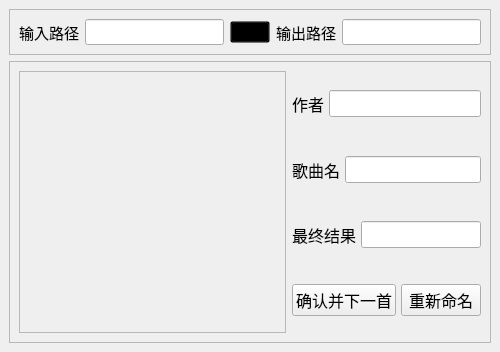
<?xml version="1.0" encoding="UTF-8"?>
<ui version="4.0">
 <class>RenameSongPage</class>
 <widget class="QWidget" name="RenameSongPage">
  <property name="geometry">
   <rect>
    <x>0</x>
    <y>0</y>
    <width>500</width>
    <height>352</height>
   </rect>
  </property>
  <property name="windowTitle">
   <string>Form</string>
  </property>
  <layout class="QVBoxLayout" name="verticalLayout">
   <property name="spacing">
    <number>0</number>
   </property>
   <property name="leftMargin">
    <number>0</number>
   </property>
   <property name="topMargin">
    <number>0</number>
   </property>
   <property name="rightMargin">
    <number>0</number>
   </property>
   <property name="bottomMargin">
    <number>0</number>
   </property>
   <item>
    <widget class="QFrame" name="frame">
     <property name="frameShape">
      <enum>QFrame::Shape::NoFrame</enum>
     </property>
     <property name="frameShadow">
      <enum>QFrame::Shadow::Raised</enum>
     </property>
     <layout class="QVBoxLayout" name="verticalLayout_2">
      <item>
       <widget class="QFrame" name="frame_2">
        <property name="frameShape">
         <enum>QFrame::Shape::StyledPanel</enum>
        </property>
        <property name="frameShadow">
         <enum>QFrame::Shadow::Raised</enum>
        </property>
        <layout class="QHBoxLayout" name="horizontalLayout">
         <item>
          <widget class="QLabel" name="label">
           <property name="font">
            <font>
             <pointsize>11</pointsize>
            </font>
           </property>
           <property name="text">
            <string>输入路径</string>
           </property>
          </widget>
         </item>
         <item>
          <widget class="QLineEdit" name="InputInputDir">
           <property name="font">
            <font>
             <pointsize>11</pointsize>
            </font>
           </property>
          </widget>
         </item>
         <item>
          <widget class="QPushButton" name="ChangeInputOutputStatue">
           <property name="styleSheet">
            <string notr="true">background-color : transparent;</string>
           </property>
           <property name="text">
            <string/>
           </property>
           <property name="icon">
            <iconset resource="../images.qrc">
             <normaloff>:/images/arrow-right_02.png</normaloff>:/images/arrow-right_02.png</iconset>
           </property>
           <property name="iconSize">
            <size>
             <width>50</width>
             <height>20</height>
            </size>
           </property>
          </widget>
         </item>
         <item>
          <widget class="QLabel" name="label_2">
           <property name="font">
            <font>
             <pointsize>11</pointsize>
            </font>
           </property>
           <property name="text">
            <string>输出路径</string>
           </property>
          </widget>
         </item>
         <item>
          <widget class="QLineEdit" name="InputOutputDir">
           <property name="font">
            <font>
             <pointsize>11</pointsize>
            </font>
           </property>
          </widget>
         </item>
        </layout>
       </widget>
      </item>
      <item>
       <widget class="QFrame" name="frame_3">
        <property name="sizePolicy">
         <sizepolicy hsizetype="Preferred" vsizetype="Preferred">
          <horstretch>0</horstretch>
          <verstretch>1</verstretch>
         </sizepolicy>
        </property>
        <property name="frameShape">
         <enum>QFrame::Shape::StyledPanel</enum>
        </property>
        <property name="frameShadow">
         <enum>QFrame::Shadow::Raised</enum>
        </property>
        <layout class="QHBoxLayout" name="horizontalLayout_2">
         <item>
          <widget class="QFrame" name="charContainer">
           <property name="sizePolicy">
            <sizepolicy hsizetype="Preferred" vsizetype="Preferred">
             <horstretch>2</horstretch>
             <verstretch>0</verstretch>
            </sizepolicy>
           </property>
           <property name="frameShape">
            <enum>QFrame::Shape::StyledPanel</enum>
           </property>
           <property name="frameShadow">
            <enum>QFrame::Shadow::Raised</enum>
           </property>
          </widget>
         </item>
         <item>
          <widget class="QFrame" name="frame_5">
           <property name="sizePolicy">
            <sizepolicy hsizetype="Preferred" vsizetype="Preferred">
             <horstretch>1</horstretch>
             <verstretch>0</verstretch>
            </sizepolicy>
           </property>
           <property name="frameShape">
            <enum>QFrame::Shape::NoFrame</enum>
           </property>
           <property name="frameShadow">
            <enum>QFrame::Shadow::Raised</enum>
           </property>
           <layout class="QVBoxLayout" name="verticalLayout_3">
            <property name="spacing">
             <number>0</number>
            </property>
            <property name="leftMargin">
             <number>0</number>
            </property>
            <property name="topMargin">
             <number>0</number>
            </property>
            <property name="rightMargin">
             <number>0</number>
            </property>
            <property name="bottomMargin">
             <number>0</number>
            </property>
            <item>
             <widget class="QFrame" name="frame_6">
              <property name="frameShape">
               <enum>QFrame::Shape::NoFrame</enum>
              </property>
              <property name="frameShadow">
               <enum>QFrame::Shadow::Raised</enum>
              </property>
              <layout class="QHBoxLayout" name="horizontalLayout_4">
               <property name="spacing">
                <number>5</number>
               </property>
               <property name="leftMargin">
                <number>0</number>
               </property>
               <property name="topMargin">
                <number>0</number>
               </property>
               <property name="rightMargin">
                <number>0</number>
               </property>
               <property name="bottomMargin">
                <number>0</number>
               </property>
               <item>
                <widget class="QLabel" name="AuthorLabel">
                 <property name="font">
                  <font>
                   <pointsize>12</pointsize>
                  </font>
                 </property>
                 <property name="text">
                  <string>作者</string>
                 </property>
                </widget>
               </item>
               <item>
                <widget class="QLineEdit" name="InputAuthor">
                 <property name="font">
                  <font>
                   <pointsize>12</pointsize>
                  </font>
                 </property>
                </widget>
               </item>
              </layout>
             </widget>
            </item>
            <item>
             <widget class="QFrame" name="frame_7">
              <property name="frameShape">
               <enum>QFrame::Shape::NoFrame</enum>
              </property>
              <property name="frameShadow">
               <enum>QFrame::Shadow::Raised</enum>
              </property>
              <layout class="QHBoxLayout" name="horizontalLayout_5" stretch="0,0">
               <property name="spacing">
                <number>5</number>
               </property>
               <property name="leftMargin">
                <number>0</number>
               </property>
               <property name="topMargin">
                <number>0</number>
               </property>
               <property name="rightMargin">
                <number>0</number>
               </property>
               <property name="bottomMargin">
                <number>0</number>
               </property>
               <item>
                <widget class="QLabel" name="SongNameLabel">
                 <property name="font">
                  <font>
                   <pointsize>12</pointsize>
                  </font>
                 </property>
                 <property name="text">
                  <string>歌曲名</string>
                 </property>
                </widget>
               </item>
               <item>
                <widget class="QLineEdit" name="InputSongName">
                 <property name="font">
                  <font>
                   <pointsize>12</pointsize>
                  </font>
                 </property>
                </widget>
               </item>
              </layout>
             </widget>
            </item>
            <item>
             <widget class="QFrame" name="frame_8">
              <property name="frameShape">
               <enum>QFrame::Shape::NoFrame</enum>
              </property>
              <property name="frameShadow">
               <enum>QFrame::Shadow::Raised</enum>
              </property>
              <layout class="QHBoxLayout" name="horizontalLayout_6">
               <property name="spacing">
                <number>5</number>
               </property>
               <property name="leftMargin">
                <number>0</number>
               </property>
               <property name="topMargin">
                <number>0</number>
               </property>
               <property name="rightMargin">
                <number>0</number>
               </property>
               <property name="bottomMargin">
                <number>0</number>
               </property>
               <item>
                <widget class="QLabel" name="FileNameLabel">
                 <property name="font">
                  <font>
                   <pointsize>12</pointsize>
                  </font>
                 </property>
                 <property name="text">
                  <string>最终结果</string>
                 </property>
                </widget>
               </item>
               <item>
                <widget class="QLineEdit" name="InputFileNameResult">
                 <property name="font">
                  <font>
                   <pointsize>12</pointsize>
                  </font>
                 </property>
                </widget>
               </item>
              </layout>
             </widget>
            </item>
            <item>
             <widget class="QFrame" name="frame_9">
              <property name="frameShape">
               <enum>QFrame::Shape::NoFrame</enum>
              </property>
              <property name="frameShadow">
               <enum>QFrame::Shadow::Raised</enum>
              </property>
              <layout class="QHBoxLayout" name="horizontalLayout_3">
               <property name="spacing">
                <number>5</number>
               </property>
               <property name="leftMargin">
                <number>0</number>
               </property>
               <property name="topMargin">
                <number>0</number>
               </property>
               <property name="rightMargin">
                <number>0</number>
               </property>
               <property name="bottomMargin">
                <number>0</number>
               </property>
               <item>
                <widget class="QPushButton" name="ConfirmNextSong">
                 <property name="font">
                  <font>
                   <pointsize>12</pointsize>
                  </font>
                 </property>
                 <property name="text">
                  <string>确认并下一首</string>
                 </property>
                </widget>
               </item>
               <item>
                <widget class="QPushButton" name="ConfirmRestart">
                 <property name="font">
                  <font>
                   <pointsize>12</pointsize>
                  </font>
                 </property>
                 <property name="text">
                  <string>重新命名</string>
                 </property>
                </widget>
               </item>
              </layout>
             </widget>
            </item>
           </layout>
          </widget>
         </item>
        </layout>
       </widget>
      </item>
     </layout>
    </widget>
   </item>
  </layout>
 </widget>
 <resources>
  <include location="../images.qrc"/>
 </resources>
 <connections/>
</ui>
